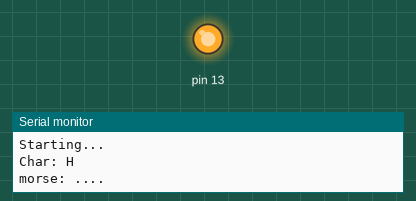
Recording of a sketch running on a simulated Arduino Uno, built with avr-gcc and run on an emulated ATmega328P. Shown: output pins drawn as LEDs (lit = HIGH), the last lines printed to the serial monitor. Sleep ends after the set time or at an interrupt. At 54.8 s the program stops and its outputs stay as they are.

Above: at 0.2 s.
At 37.7 s:
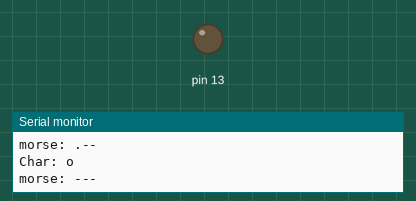
Timing chart, 0 to 40.0 s (numbered marks = the images above):
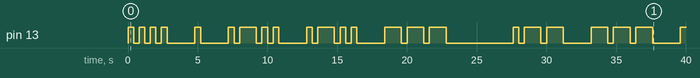

The sketch:

morse.ino
```cpp
#include <avr/sleep.h>
#include <avr/power.h>
#include <avr/wdt.h>


static const char* CHAR_TO_MORSE[128] = {
  NULL, NULL, NULL, NULL, NULL, NULL, NULL, NULL,
  NULL, NULL, NULL, NULL, NULL, NULL, NULL, NULL,
  NULL, NULL, NULL, NULL, NULL, NULL, NULL, NULL,
  NULL, NULL, NULL, NULL, NULL, NULL, NULL, NULL,
  NULL, "-.-.--", ".-..-.", NULL, NULL, NULL, NULL, ".----.",
  "-.--.", "-.--.-", NULL, NULL, "--..--", "-....-", ".-.-.-", "-..-.",
  "-----", ".----", "..---", "...--", "....-", ".....", "-....", "--...",
  "---..", "----.", "---...", NULL, NULL, "-...-", NULL, "..--..",
  ".--.-.", ".-", "-...", "-.-.", "-..", ".", "..-.", "--.",
  "....", "..", ".---", "-.-", ".-..", "--", "-.", "---",
  ".--.", "--.-", ".-.", "...", "-", "..-", "...-", ".--",
  "-..-", "-.--", "--..", NULL, NULL, NULL, NULL, "..--.-",
  NULL, NULL, NULL, NULL, NULL, NULL, NULL, NULL,
  NULL, NULL, NULL, NULL, NULL, NULL, NULL, NULL,
  NULL, NULL, NULL, NULL, NULL, NULL, NULL, NULL,
  NULL, NULL, NULL, NULL, NULL, NULL, NULL, NULL,
};

// Text to output in morse code.
const char* text = "Hello World";
int duration_dot = 400;
int duration_dash = duration_dot * 3;
int inter_word_space = duration_dot * 7;
int inter_char_space = duration_dot * 4;
int loop_space = duration_dot * 50;

void enter_sleep() {
  power_all_disable();
  set_sleep_mode(SLEEP_MODE_PWR_DOWN);
  noInterrupts();
  sleep_enable();

  // turn off brown-out enable
  MCUCR = bit(BODS) | bit (BODSE);
  MCUCR = bit(BODS);
  interrupts();
  sleep_cpu();
}

const char* char_to_morse(char c) {
  if (islower(c))
    c += ('A' - 'a');

  return CHAR_TO_MORSE[(int) c];
}

void blink_morse_char(const char* morse) {
  Serial.write("morse: ");
  Serial.write(morse);
  Serial.write("\n");
  for (int i = 0; i < strlen(morse); ++i) {
    char c = morse[i];
    digitalWrite(13, HIGH);
    if (c == '.') {
      delay(duration_dot);
    } else {
      delay(duration_dash);
    }
    digitalWrite(13, LOW);
    delay(duration_dot);
  }
}

void setup() {

  // disable ADC
  ADCSRA = 0;
  wdt_disable();

  pinMode(13, OUTPUT);
  digitalWrite(13, LOW);

  Serial.begin(9600);

  Serial.write("Initialized\n");
}

void loop() {
  Serial.write("Starting...\n");
  for (int i = 0; i < strlen(text); ++i) {
    char c = text[i];
    Serial.write("Char: ");
    Serial.write(c);
    Serial.write("\n");
    if (c == ' ') {
      delay(inter_word_space);
    } else {
      blink_morse_char(char_to_morse(c));
      delay(inter_char_space);
    }
  }
  enter_sleep();
}
```

Measured:
- by itself, pin 13: LOW → HIGH at 0.00 s, → LOW 0.40 s later, → HIGH 0.40 s later, → LOW 0.40 s later, … (45 changes in this stretch)
